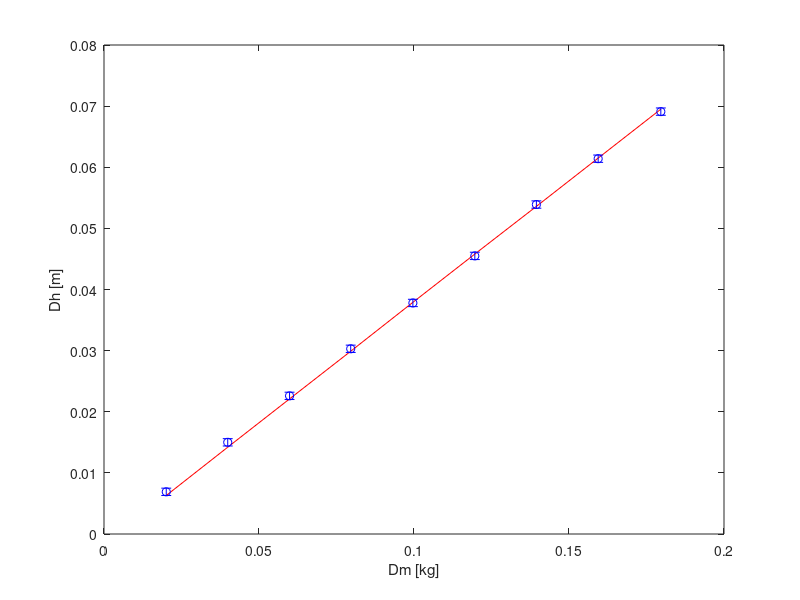
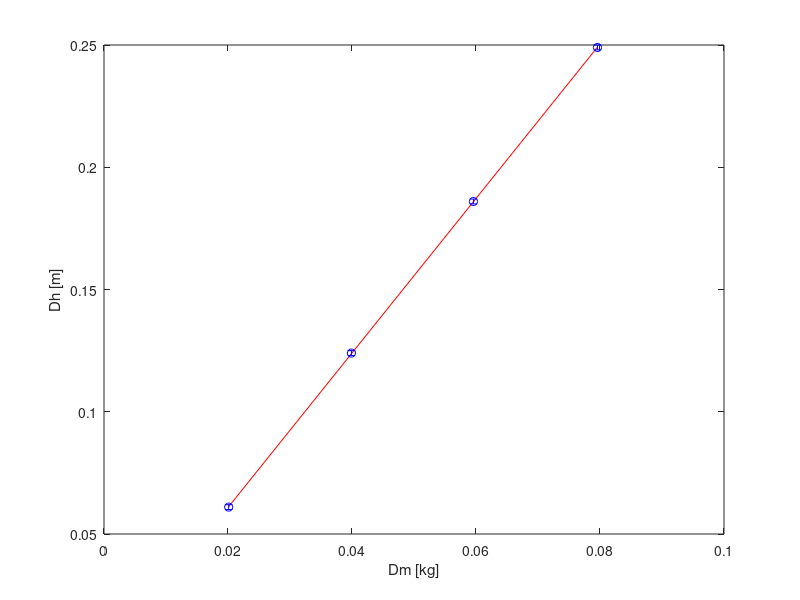
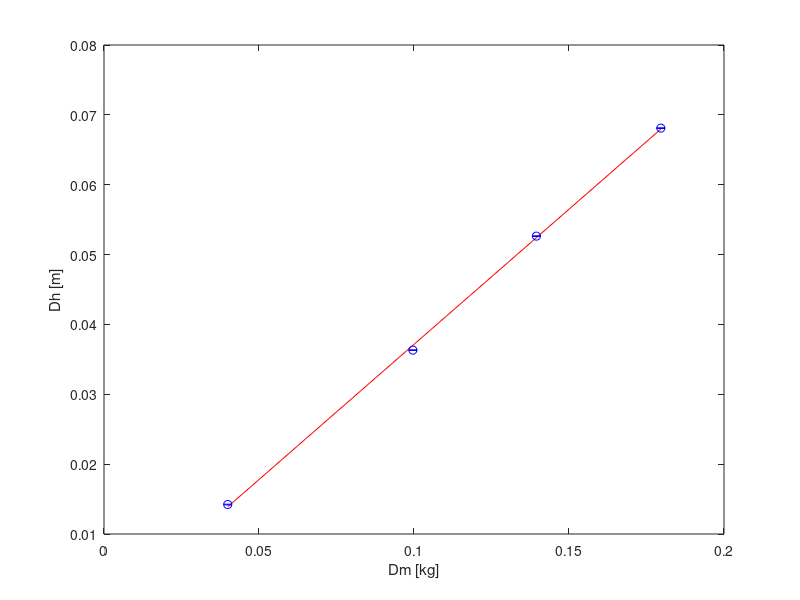
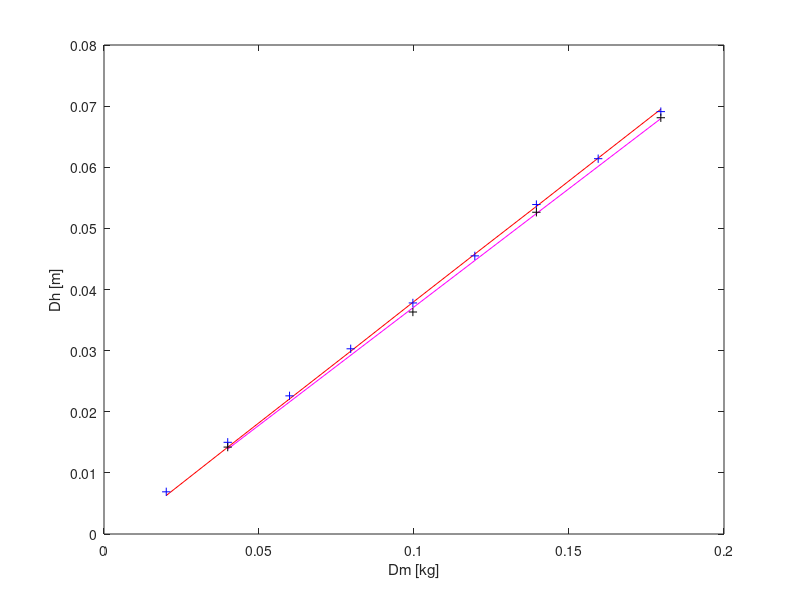

Recreate these plots in MATLAB, in order.
%% m2 sonar 
x=[0.02008 0.03991 0.05985 0.07958 0.09964 0.11962 0.13948 0.15941 0.17962];
yo=[0.0069 0.0150 0.0226 0.0303 0.0378 0.0455 0.0539 0.0614 0.0691]; 
ye=[0.0063 0.0142 0.0221 0.0299 0.0379 0.0458 0.0536 0.0615 0.0695]; 
err=[0.0006 0.0006 0.0006 0.0006 0.0006 0.0006 0.0006 0.0006 0.0006]; 
figure('Name', 'm2-stat-sonar')
plot(x,ye,'r')
hold on
errorbar(x,yo,err,'b o')
xlabel('Dm [kg]')
ylabel('Dh [m]')

%% m1 sonar

x=[0.02011 0.03991 0.05959 0.07959];
yo=[0.061 0.124 0.186 0.249]; 
ye=[0.061188747 0.123750647 0.185933384 0.249127222];
err=[0.001 0.001 0.001 0.001]; 
figure('Name', 'm1-stat-sonar')
plot(x,ye, 'r')
hold on
errorbar(x,yo, err, 'o b')
xlabel('Dm [kg]')
ylabel('Dh [m]')

%% m2 calibro

x=[0.03991 0.09964 0.13948 0.17962];
yo=[0.01422 0.03632 0.05264 0.0681]; 
ye=[0.01389 0.03701 0.05242 0.06796]; 
err=[0.00005 0.00005 0.00005 0.00005 ]; 
figure('Name','m2-stat-calibro')
plot(x,ye,'r')
hold on
errorbar(x,yo, err, 'o b')
xlabel('Dm [kg]')
ylabel('Dh [m]')


%% m2 confronto

xs=[0.02008 0.03991 0.05985 0.07958 0.09964 0.11962 0.13948 0.15941 0.17962];
yos=[0.0069 0.0150 0.0226 0.0303 0.0378 0.0455 0.0539 0.0614 0.0691]; 
yes=[0.0063 0.0142 0.0221 0.0299 0.0379 0.0458 0.0536 0.0615 0.0695]; 
xc=[0.03991 0.09964 0.13948 0.17962];
yoc=[0.01422 0.03632 0.05264 0.0681]; 
yec=[0.013889102 0.037005955 0.05242493 0.067960013]; 
figure('Name', 'm2-sonar/calibro')
plot(xs,yes,'r -')
hold on
plot(xc,yec, 'm -')
hold on
plot(xs,yos,'b +')
hold on
plot(xc,yoc, 'k + ')
xlabel('Dm [kg]')
ylabel('Dh [m]')
